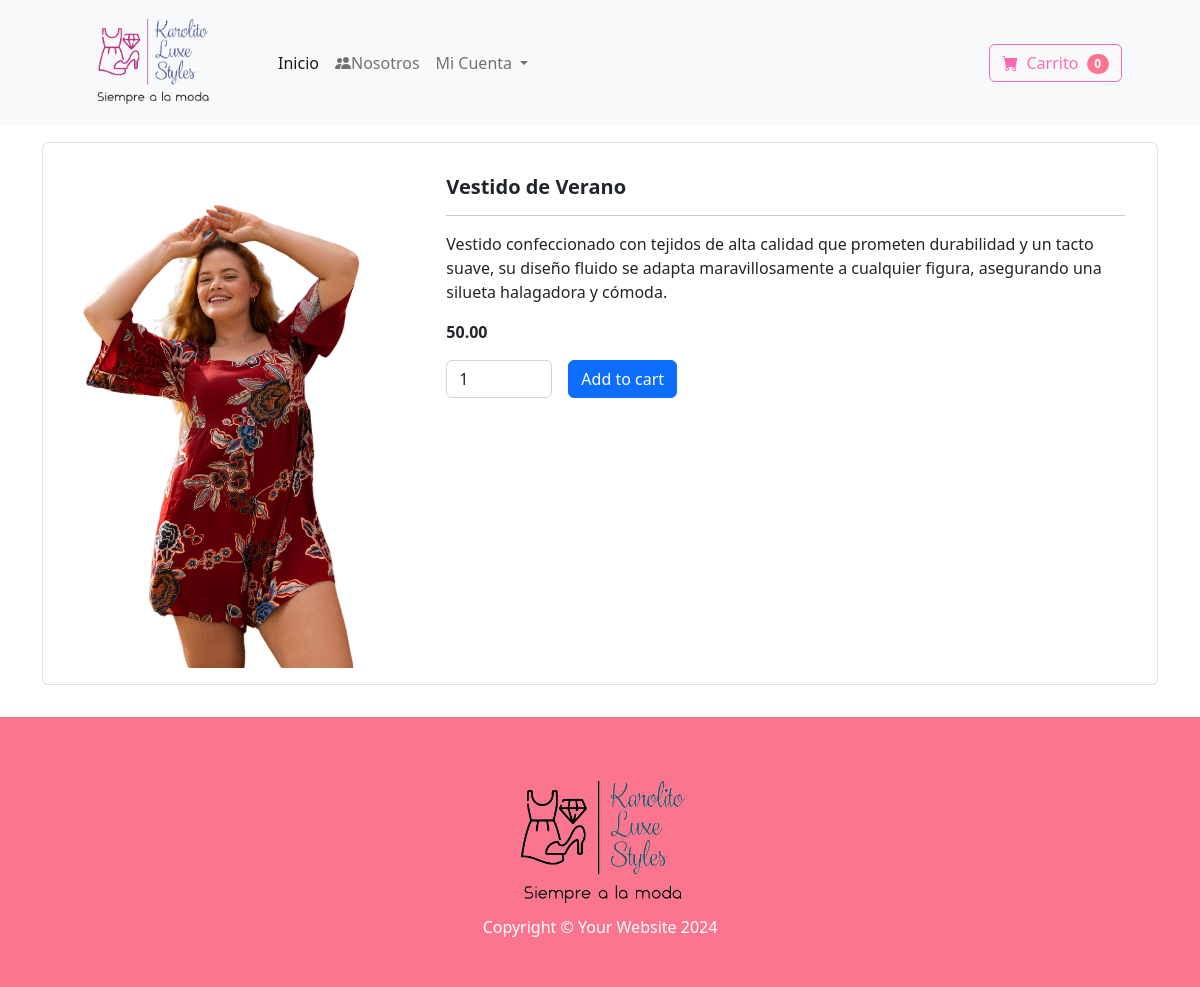
/store-product/16/, run on the app's committed database.
### store/models.py (models this page shows, shortened)
class StoreProduct(models.Model):
    category = models.ForeignKey(StoreCategory, on_delete=models.CASCADE)
    description = models.CharField(max_length=255)
    name = models.CharField(max_length=255)
    price = models.DecimalField(decimal_places=2, max_digits=6)
    picture = models.ImageField(upload_to='uploads/store/products/')
    quantity = models.IntegerField()
    created_at = models.DateTimeField(auto_now_add=True)
    updated_at = models.DateTimeField(auto_now=True)
    class Meta:
        db_table = 'store_products'
        verbose_name = 'Store Product'
        verbose_name_plural = 'Store Products'

### store/views.py (the view)
# urls.py: path('store-product/<int:pk>/', views.store_product, name='store_product'),
def store_product(request, pk):
    try:
        cart = Cart(request)
        cart_quantities = cart.get_quantities()
        store_product = StoreProduct.objects.get(id=pk)
        return render(request, 'store-product.html', {
            'store_product': store_product,
            'quantity': cart_quantities.get(str(pk), 1),
        })
    except:
        return redirect('home')

### cart/cart.py (called while the page is built)
    def __len__(self):
        return len(self.carta)

    def get_quantities(self):
        return self.carta

### cart/context_processors.py (called while the page is built)
def cart(request):
    return {
        'cart': Cart(request),
    }

### store/templates/store-product.html (shortened to what this page needs)
{% extends 'base.html' %}
{% block content %}
<div class="container py-3">
  <div class="card mb-3">
    <div class="row g-0">
      <div class="col-md-4">
        <img
          alt="{{ store_product.name }}"
          class="img-fluid rounded-start p-3"
          height="300"
          src="{{ store_product.picture.url }}"
          width="450"
      >
      </div>
      <div class="col-md-8 p-3">
        <div class="card-body">
          <h5 class="card-title"><b>{{ store_product.name }}</b></h5>
          <hr>
          <p class="card-text">{{ store_product.description }}</p>
          {% if store_product.quantity %}
            <p class="card-text"><b>{{ store_product.price }}</b></p>
            <form method="POST" action="{% url 'add_store_product' %}">
              <div class="row g-3 align-items-center">
                <div class="col-auto">
                  <input
                    class="form-control"
                    name="quantity"
                    type="number"
                    min="1"
                    max="{{ store_product.quantity }}"
                    {% if quantity %}value="{{ quantity }}"{% endif %}
                  >
                </div>
                <div class="col-auto">
                  <button
                    class="btn btn-primary"
                    type="submit"
                  >
                    Add to cart
                  </button>
                </div>
              </div>
            </form>
          {% else %}
            <del>Indisponible</del>
          {% endif %}
        </div>
      </div>
    </div>
  </div>
</div>
{% endblock %}

### data on the page
StoreProduct: picture (picture), name "Vestido de Verano", description "Vestido confeccionado con tejidos de alta calidad que prometen durabilidad y un tacto suave, su diseño fluido se adapta maravillosamente a cualquier figura, asegurando una silueta halagadora y cómoda.", price "50.00"

### other printed values
{{ cart|length }} "0"
